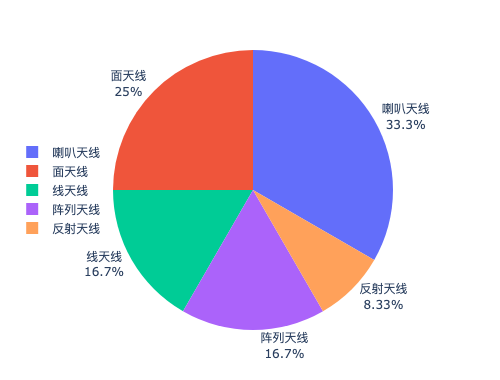

Generate this figure with Python:
import plotly.express as px
import pandas as pd
import json
import requests

url = "https://scl.chipslightai.com/api/exam/27/"
headers = {"Accept": "application/json, text/plain, */*", "Accept-Encoding": "gzip, deflate, br",
           "Accept-Language": "en-GB,en-US;q=0.9,en;q=0.8,zh-CN;q=0.7,zh;q=0.6", "Connection": "keep-alive",
           "Cookie": "csrftoken=p5y0WSEDCYdi0gaZ9MlemmrEF6rAj7z6pieDQlnwqEzLxGazMdakNZqNbdPlqBJf; ab.storage.deviceId.a9882122-ac6c-486a-bc3b-fab39ef624c5=%7B%22g%22%3A%223ae4815b-82dc-d49c-eea0-b8adec4a1300%22%2C%22c%22%3A1681883366448%2C%22l%22%3A1681883366448%7D",
           "Host": "scl.chipslightai.com", "Referer": "https://scl.chipslightai.com/",
           "sec-ch-ua": "\"Chromium\";v=\"112\", \"Google Chrome\";v=\"112\", \"Not:A-Brand\";v=\"99\"",
           "sec-ch-ua-mobile": "?0", "sec-ch-ua-platform": "\"Windows\"", "Sec-Fetch-Dest": "empty",
           "Sec-Fetch-Mode": "cors", "Sec-Fetch-Site": "same-origin",
           "token": "eyJ0eXAiOiJqd3QiLCJhbGciOiJIUzI1NiJ9.eyJlbWFpbCI6ImFkbWluQHFxLmNvbSIsImV4cCI6MTY4MzI1NTMzM30.-ERWqaDpPw8x0fd_yzaTFgiDKP_gZ_UqP6J-JqYVPOc",
           "User-Agent": "Mozilla/5.0 (Windows NT 10.0; Win64; x64) AppleWebKit/537.36 (KHTML, like Gecko) Chrome/112.0.0.0 Safari/537.36"}

response = requests.get(url, headers=headers)

datas = json.loads(response.text)
test_questions = eval(datas["test_questions"])

plot_data = []
for question in test_questions:
    plot_data.append({
        "question_type": question["product_type"]["name"],
        "number_of_selected": question["count"],
    })

df = pd.DataFrame(plot_data)

total = df['number_of_selected'].sum()
df['percentage'] = df['number_of_selected'] / total

fig = px.pie(df, values='percentage', names='question_type',
             labels={'percentage': '占比', 'question_type': '类型'})

fig.update_layout(
    margin=dict(l=50, r=50, t=50, b=50),  # 设置图表周围的边距
    legend=dict(x=-0.2, y=0.5, orientation='v'),  # 设置图例的位置和方向
    width=500, height=380
)

fig.update_traces(textposition='outside', textinfo='percent+label', textfont_size=12,
                  insidetextorientation='radial')

fig.write_image("plotly_3.png")
